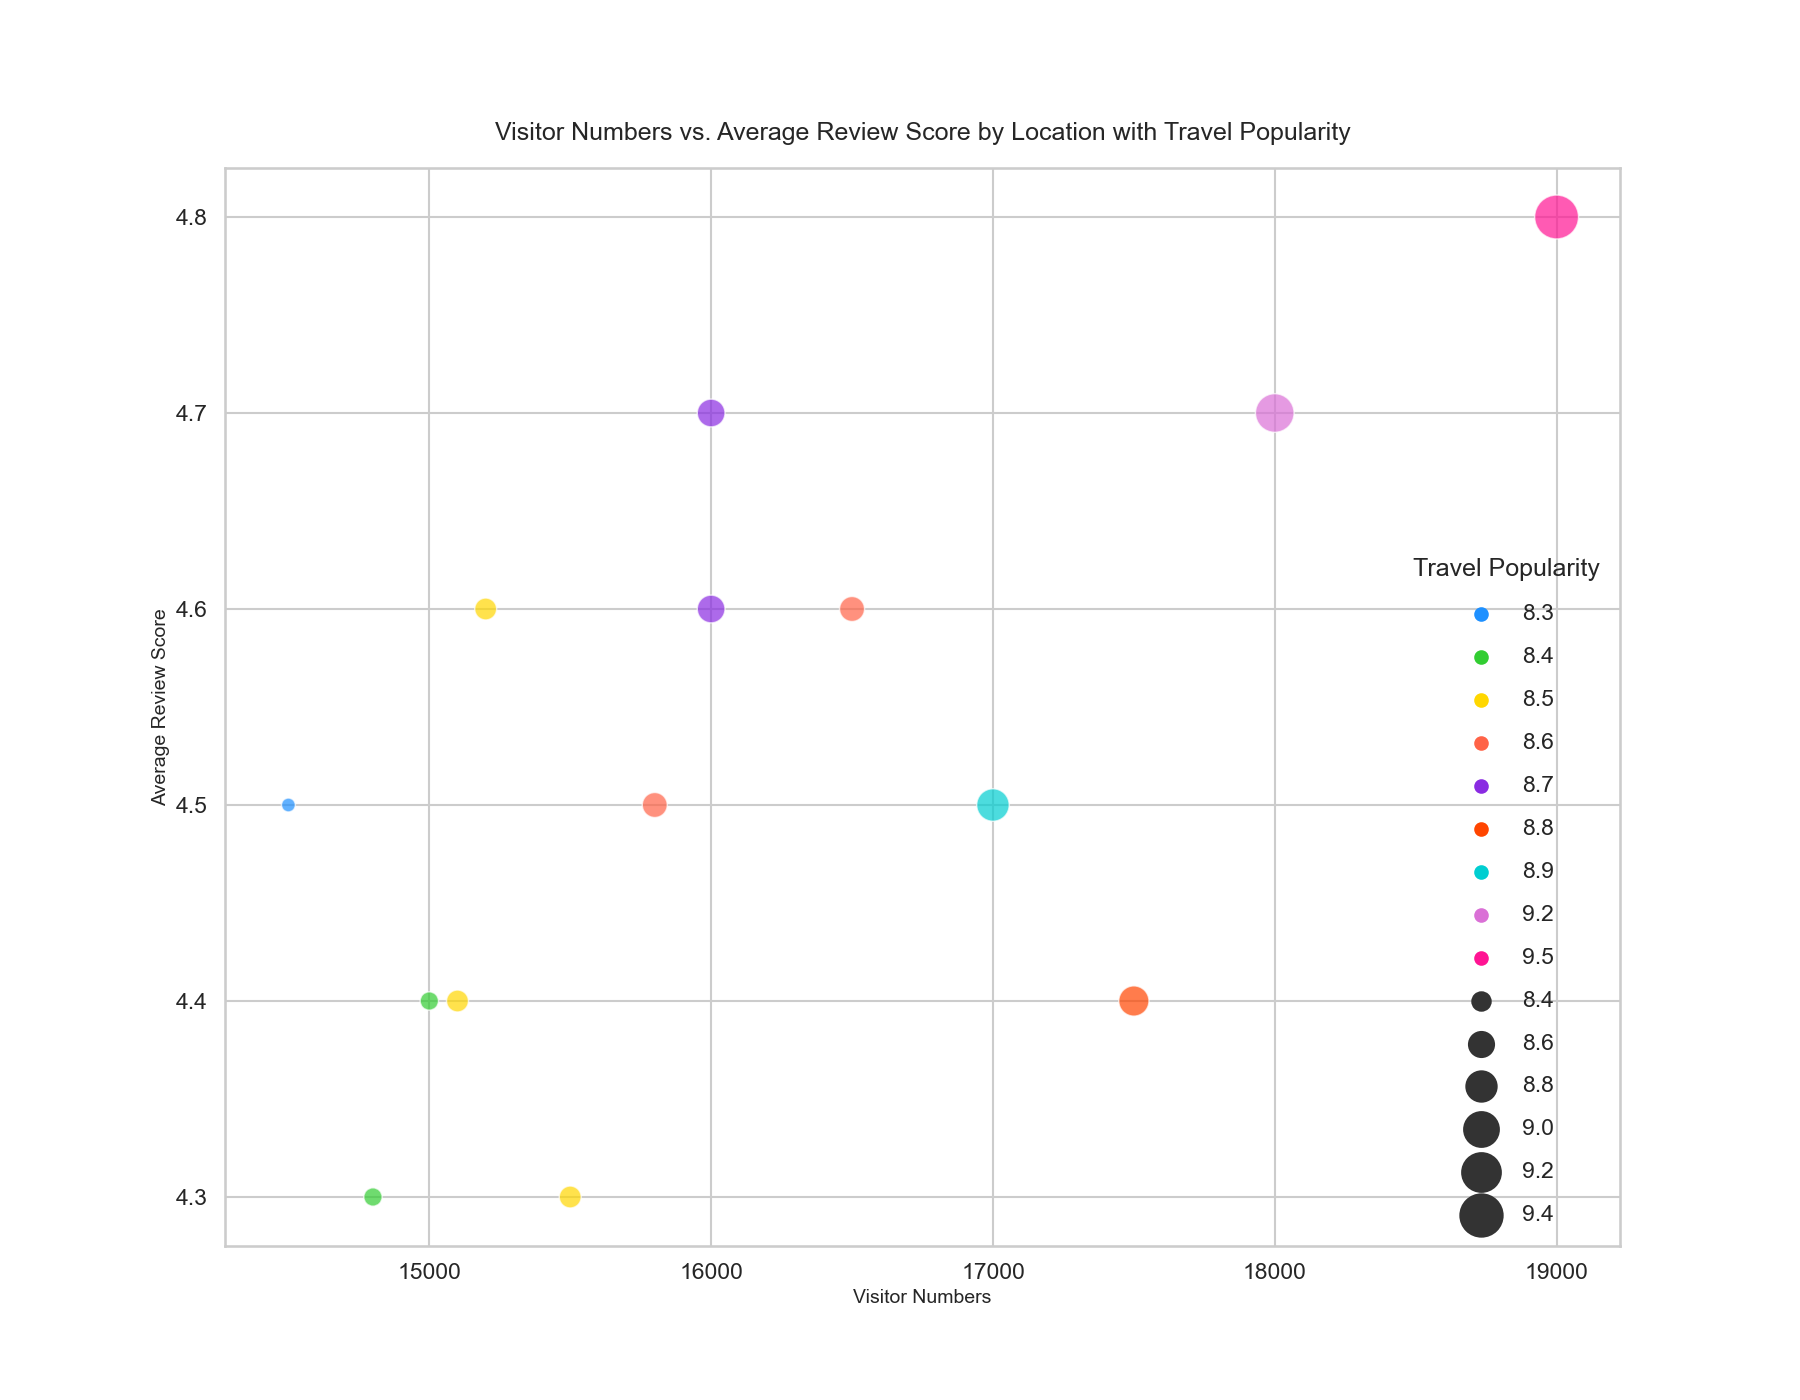

The script that drew this image:

import seaborn as sns
import matplotlib.pyplot as plt
import pandas as pd

# Create a DataFrame from the data above
data = {
    'Location': ['Paris', 'London', 'New York', 'Tokyo', 'Sydney', 
                 'Rome', 'Barcelona', 'Berlin', 'Dubai', 'Singapore', 
                 'Hong Kong', 'Bangkok', 'Los Angeles', 'Amsterdam'],
    'Visitor Numbers': [18000, 17000, 19000, 16000, 17500, 
                        16500, 15500, 15000, 14500, 16000, 
                        15200, 14800, 15800, 15100],
    'Average Review Score': [4.7, 4.5, 4.8, 4.6, 4.4, 
                             4.6, 4.3, 4.4, 4.5, 4.7, 
                             4.6, 4.3, 4.5, 4.4],
    'Travel Popularity': [9.2, 8.9, 9.5, 8.7, 8.8, 
                          8.6, 8.5, 8.4, 8.3, 8.7,
                          8.5, 8.4, 8.6, 8.5]
}

df = pd.DataFrame(data)

# Define the bubble chart
plt.figure(figsize=(18, 14))
bubble_chart = sns.scatterplot(data=df, x='Visitor Numbers', y='Average Review Score', 
                               hue='Travel Popularity', size='Travel Popularity', 
                               sizes=(100, 1000), alpha=0.7, 
                               palette=["#1E90FF", "#32CD32", "#FFD700", "#FF6347", 
                                        "#8A2BE2", "#FF4500", "#00CED1", "#DA70D6",
                                        "#FF1493", "#20B2AA", "#7B68EE", "#FF00FF", "#4B0082"])

# Enhance legend and labels
plt.legend(scatterpoints=1, frameon=False, labelspacing=1, title='Travel Popularity')
plt.title('Visitor Numbers vs. Average Review Score by Location with Travel Popularity', fontsize=18, pad=20)
plt.xlabel('Visitor Numbers', fontsize=14)
plt.ylabel('Average Review Score', fontsize=14)

# Create the visualization
plt.show()
